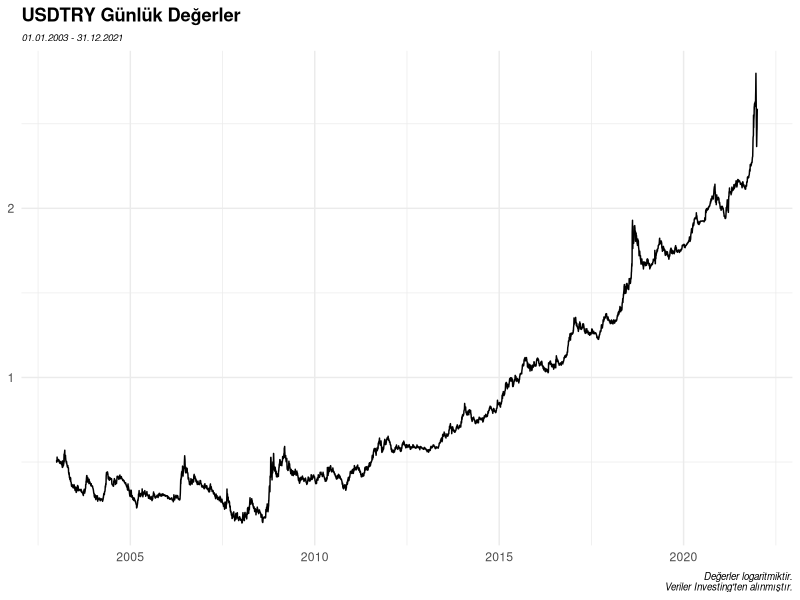
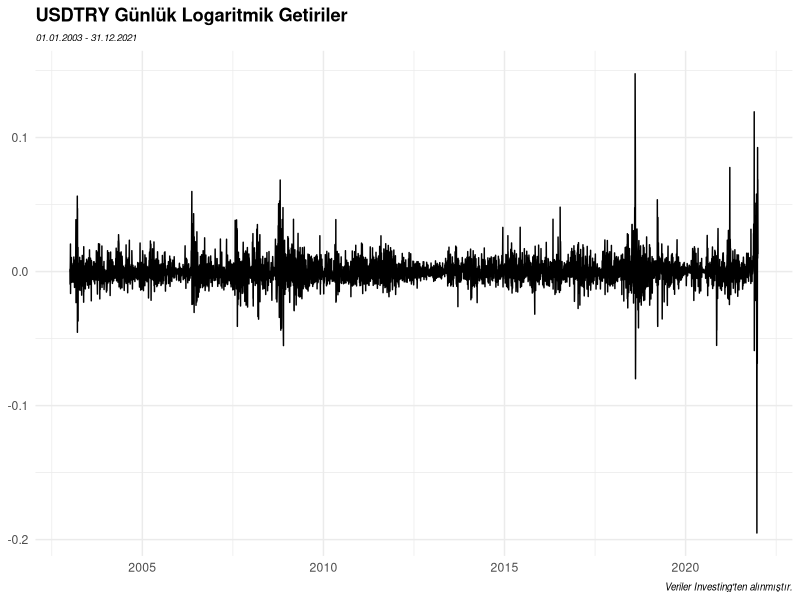
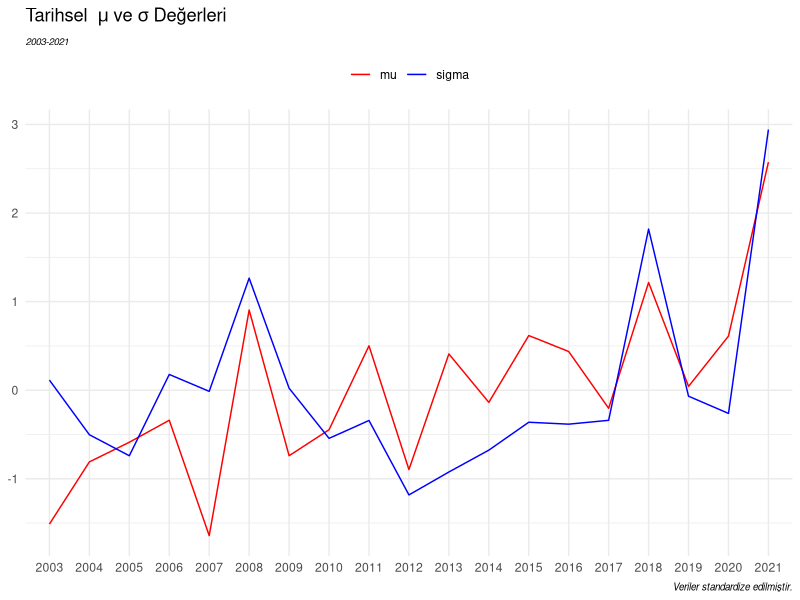
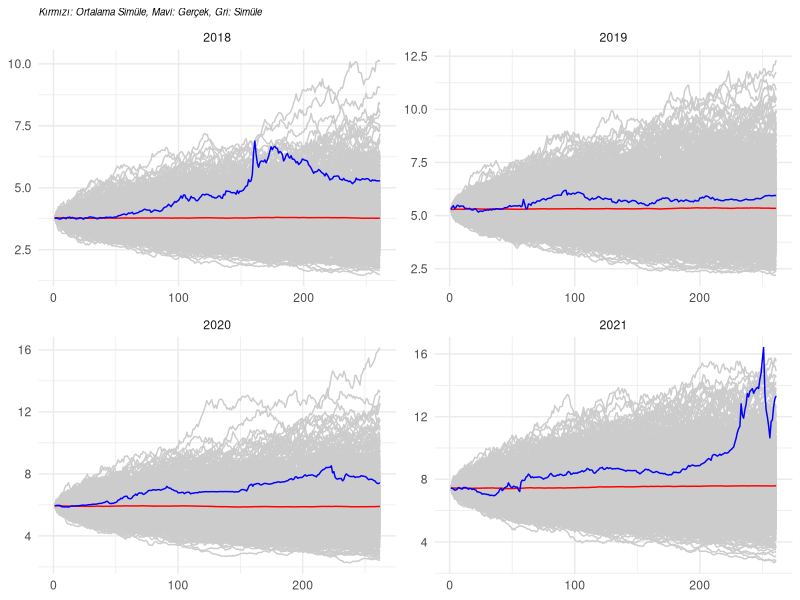
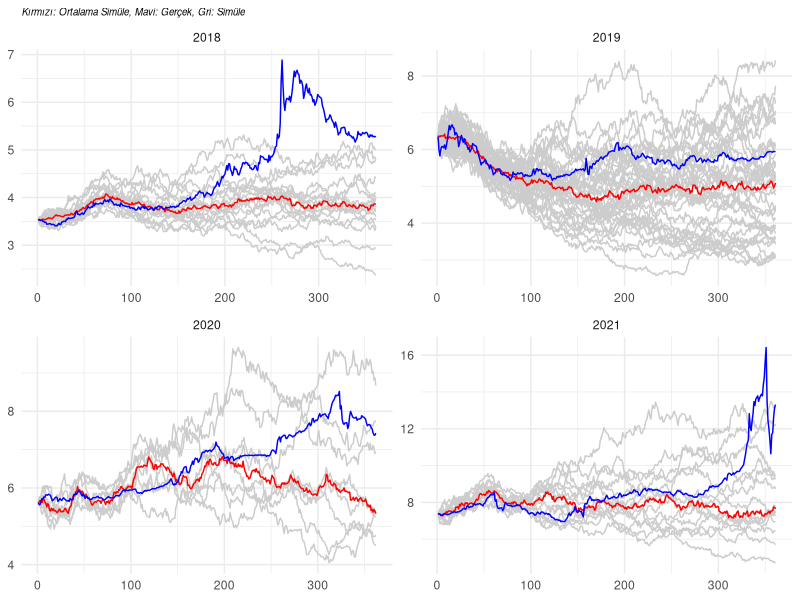
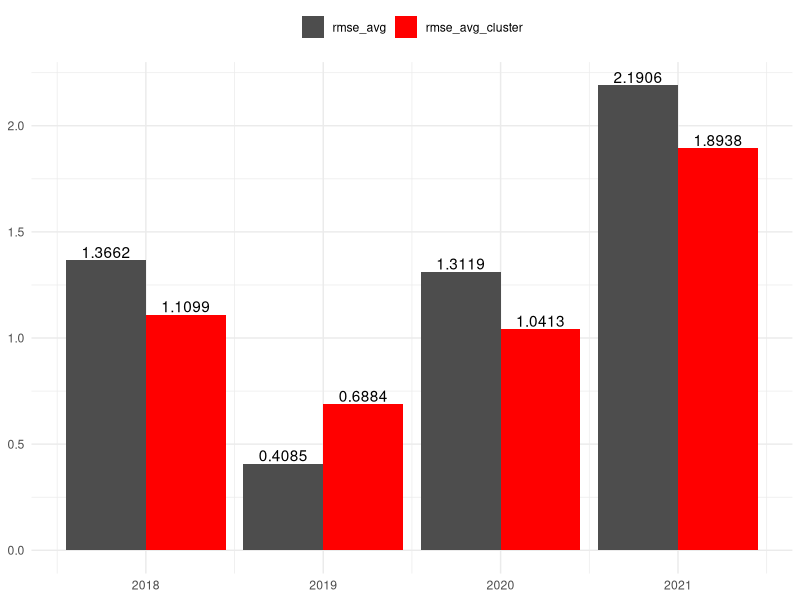

The R source for these figures, in order:
## ---- chunk 1
knitr::opts_chunk$set(echo = TRUE)
options(scipen = 999)
## ---- chunk 2

set.seed(1) # simüle değerlerin her çalıştırmada aynı üretmesi için

library(tidyverse)
library(lubridate)

## ---- chunk 3

df <- readxl::read_excel("data.xlsx")
df <- df %>% 
  mutate(
    logReturn = lag(log(lead(close)/close)),
    date = as.Date(date),
    year = year(date)
  ) %>% 
  na.omit()

## ---- chunk 4

ggplot(df, aes(x = date, y = log(close), group = 1)) +
  geom_line() +
  theme_minimal() +
  theme(axis.title = element_blank(),
        plot.title = element_text(face = "bold"),
        plot.subtitle = element_text(face = "italic", size = 7),
        plot.caption = element_text(face = "italic", size = 7)) +
  labs(title = "USDTRY Günlük Değerler",
       subtitle = "01.01.2003 - 31.12.2021",
       caption = "Değerler logaritmiktir.\nVeriler Investing'ten alınmıştır.")

ggplot(df, aes(x = date, y = logReturn, group = 1)) +
  geom_line() +
  theme_minimal() +
  theme(axis.title = element_blank(),
        plot.title = element_text(face = "bold"),
        plot.subtitle = element_text(face = "italic", size = 7),
        plot.caption = element_text(face = "italic", size = 7)) +
  labs(title = "USDTRY Günlük Logaritmik Getiriler",
       subtitle = "01.01.2003 - 31.12.2021",
       caption = "Veriler Investing'ten alınmıştır.")

## ---- chunk 5

gbmFunc <- function(nsim,t,mu,sigma,S0,nwd){ # kullanıcı tarafından girilecek değerler 
  
  gbm <- matrix(ncol = nsim, nrow = t)
  # simülasyon sayısı kadar sütun; gün sayısı kadar satır
  
  for(i in 1:nsim){ # i: initial (başlangıç)
    
    gbm[1,i] <- S0 # gbm matrisinin ilk satırları girilen başlangıç fiyatı olacak
    
    for(d in 2:t){ # d: day (gün); ilk satır belli olduğu için ikinci satırdan başlayacak
      
      epsilon <- rnorm(1) # epsilon ortalaması sıfır ve standart sapması 1 idi
      
      dt <- 1 / nwd # nwd: number of working days (iş günleri sayısı)
      
      gbm[d,i] <- gbm[(d-1),i] * exp((mu - sigma**2 / 2) * dt + sigma * epsilon * sqrt(dt))
      
    }
    
  }
  
  return(gbm)
  
}

## ---- chunk 6

musigma_hist <- df %>% 
  group_by(year) %>% 
  summarise(
    n = n(),
    mu = mean(logReturn),
    sigma = sd(logReturn)*sqrt(n) # iş günü sayısının karekökü ile yıllıklandırma
  ) %>% 
  ungroup() %>% 
  mutate(t = seq(1,nrow(.),1), .before = n) %>% 
  select(-n)

## ---- chunk 7

musigma_hist %>% 
  select(-t) %>% 
  mutate(mu = scale(mu),
         sigma = scale(sigma)) %>% 
  pivot_longer(!year, names_to = "cons", values_to = "val") %>% 
  ggplot(aes(x = factor(year), y = val, group = cons, color = cons)) +
  geom_line() +
  theme_minimal() +
  theme(axis.title = element_blank(),
        plot.subtitle = element_text(face = "italic", size = 7),
        plot.caption = element_text(face = "italic", size = 7),
        legend.title = element_blank(),
        legend.position = "top") +
  labs(title = expression("Tarihsel "~mu~"ve"~sigma~"Değerleri"),
       subtitle = "2003-2021",
       caption = "Veriler standardize edilmiştir.") +
  scale_color_manual(values = c("red","blue"))

## ---- chunk 8

musigma_hist$pred_mu <- NA
musigma_hist$pred_sigma <- NA

target <- 2018:2021

for(j in 1:length(target)) {
  m_df <- musigma_hist %>%
    filter(year < target[j] & year >= target[j] - 5) %>%
    mutate(t = seq(1, nrow(.), 1))
  
  model_mu <- lm(mu ~ 0 + t, data = m_df)
  model_sigma <- lm(sigma ~ 0 + t, data = m_df)
  # t: trend
  
  pred_mu <- predict(model_mu, newdata = data.frame(t = nrow(m_df) + 1))
  pred_sigma <- predict(model_sigma, newdata = data.frame(t = nrow(m_df) + 1))
  
  musigma_hist[which(musigma_hist$year == target[j]), ][5] <- as.numeric(pred_mu)
  musigma_hist[which(musigma_hist$year == target[j]), ][6] <- as.numeric(pred_sigma)
  
}

## ---- chunk 9

rmse <- function(predicted,actual){
  
  rmse_value <- sqrt(mean((predicted-actual)^2))
  return(rmse_value)
  
}

rmse_df <- data.frame(
  "year" = 2018:2021,
  "rmse_avg" = NA
)

## ---- chunk 10

sim_master <- data.frame()
gbmdf_master <- data.frame()

for(k in 1:length(target)){
  
  df_target <- df %>% 
    filter(year == target[k])
  
  sim_target <- gbmFunc(nsim = 1000,
                        t = nrow(df_target),
                        mu = as.numeric(musigma_hist[(j+15),5]),
                        sigma = as.numeric(musigma_hist[(j+15),6]),
                        S0 = as.numeric(df_target[1,2]),
                        nwd = nrow(df_target)) %>% 
    as.data.frame() %>% 
    mutate("simAvg" = rowMeans(.)) %>% 
    mutate(rn = 1:nrow(.), .before = V1) %>% 
    cbind(df_target[,2]) %>% 
    mutate("year" = target[k], .after = rn)
  
  sim_master <- sim_master %>% bind_rows(sim_target)
  
  gbmdf_target <- as.data.frame(sim_target) %>% 
    pivot_longer(!c(rn,year), names_to = "sim", values_to = "value")
  
  gbmdf_master <- gbmdf_master %>% bind_rows(gbmdf_target)
  
  rmse_df$rmse_avg[k] <- rmse(predicted = sim_target$simAvg, actual = sim_target$close)
  
}

## ---- chunk 11

ggplot(gbmdf_master, aes(x = rn, group = sim)) +
  geom_line(data = gbmdf_master %>% filter(!(sim %in% c("simAvg","close"))),
            aes(y = value), color = "gray80") +
  geom_line(data = gbmdf_master %>% filter(sim == "simAvg"),
            aes(y = value), color = "red") +
  geom_line(data = gbmdf_master %>% filter(sim == "close"),
            aes(y = value), color = "blue") +
  facet_wrap(~year, scales = "free") +
  theme_minimal() +
  theme(axis.title = element_blank(),
        plot.title = element_text(face = "italic", size = 7)) +
  labs(title = "Kırmızı: Ortalama Simüle, Mavi: Gerçek, Gri: Simüle")

## ---- chunk 12

library(kableExtra)

rmse_df %>% 
  kbl() %>% 
  kable_styling()

## ---- chunk 13

filter_min <- df %>% 
  filter(year %in% 2017:2020) %>% 
  group_by(year) %>% 
  slice(tail(row_number(), 100)) %>% 
  filter(date == min(date)) %>% 
  pull(date)

filter_max <- df %>% 
  filter(year %in% 2018:2021) %>% 
  group_by(year) %>% 
  filter(date == max(date)) %>% 
  pull(date)

mlsim_master <- data.frame()
joined_clusters_master <- data.frame()

for(m in 1:length(target)){
  
  mldf <- df %>% 
    filter(date >= filter_min[m] & date <= filter_max[m])
  
  mlsim <- gbmFunc(nsim = 1000,
                   t = nrow(mldf),
                   mu = as.numeric(musigma_hist[(m+15),5]),
                   sigma = as.numeric(musigma_hist[(m+15),6]),
                   S0 = as.numeric(mldf[1,2]),
                   nwd = nrow(mldf)) %>% 
    as.data.frame() %>% 
    mutate(rn = 1:nrow(.), .before = V1) %>% 
    cbind(mldf[,2]) %>% 
    mutate("year" = target[m], .after = rn)
  
  mlsim_master <- mlsim_master %>% bind_rows(mlsim)
  
  mlgbm <- t(scale(mlsim[1:100,-c(1,2)])) # son 100 günü kümelemeye dahil etmeliyiz
  mlgbm_dist <- dist(mlgbm, method="euclidean")
  fit <- hclust(mlgbm_dist, method="ward.D")
  
  clustered <- cutree(fit, k=50) # 50 adet küme oluşturulmuştur
  clustered_tidy <- as.data.frame(as.table(clustered)) %>% 
    rename("sim"=1,"cluster"=2) %>% 
    mutate(sim = as.character(sim))
  cluster_x <- clustered_tidy %>% 
    filter(sim == "close") %>% 
    pull(cluster) %>% 
    .[[1]]
  
  mldf_2 <- mlsim %>% 
    pivot_longer(!c(rn,year), names_to = "sim", values_to = "value")
  
  joined_clusters <- mldf_2 %>%
    inner_join(clustered_tidy, by = "sim") %>% 
    filter(cluster == cluster_x) %>% 
    select(-cluster) %>% 
    pivot_wider(names_from = "sim", values_from = "value") %>% 
    mutate("simAvg" = apply(.[,-c(1,2,ncol(.))], 1, function(x) median(x))) %>% 
    # uç değerlerden etkilenmemek için ortalama yerine medyan (ortanca) kullanıldı
    pivot_longer(!c(rn,year), names_to = "sim", values_to = "value")
  
  joined_clusters_master <- joined_clusters_master %>% bind_rows(joined_clusters)
  
  if(m == length(target)){
    
    rmse_df2 <- joined_clusters_master %>% 
      filter(sim %in% c("simAvg","close")) %>% 
      pivot_wider(names_from = "sim", values_from = "value") %>% 
      group_by(year) %>% 
      summarise("rmse_avg_cluster" = rmse(simAvg,close)) %>% 
      ungroup() %>% 
      left_join(rmse_df, by = "year")
    
  }
  
}

## ---- chunk 14

ggplot(joined_clusters_master, aes(x = rn, group = sim)) +
  geom_line(data = joined_clusters_master %>% filter(!(sim %in% c("simAvg","close"))),
            aes(y = value), color = "gray80") +
  geom_line(data = joined_clusters_master %>% filter(sim == "simAvg"),
            aes(y = value), color = "red") +
  geom_line(data = joined_clusters_master %>% filter(sim == "close"),
            aes(y = value), color = "blue") +
  facet_wrap(~year, scales = "free") +
  theme_minimal() +
  theme(axis.title = element_blank(),
        plot.title = element_text(face = "italic", size = 7)) +
  labs(title = "Kırmızı: Ortalama Simüle, Mavi: Gerçek, Gri: Simüle")

## ---- chunk 15

rmse_df2 %>% 
  kbl() %>% 
  kable_styling()

## ---- chunk 16

rmse_df2 %>% 
  pivot_longer(!year, names_to = "rmse_test_type", values_to = "RMSE") %>% 
  ggplot(aes(x = year, y = RMSE, fill = rmse_test_type)) +
  geom_bar(stat = "identity", position = position_dodge()) +
  geom_text(aes(label = round(RMSE, digits = 4)),
            position = position_dodge(width = 0.9), vjust = -0.2) +
  theme_minimal() +
  theme(axis.title = element_blank(),
        legend.title = element_blank(),
        legend.position = "top") +
  scale_fill_manual(values = c("gray30","red"))
